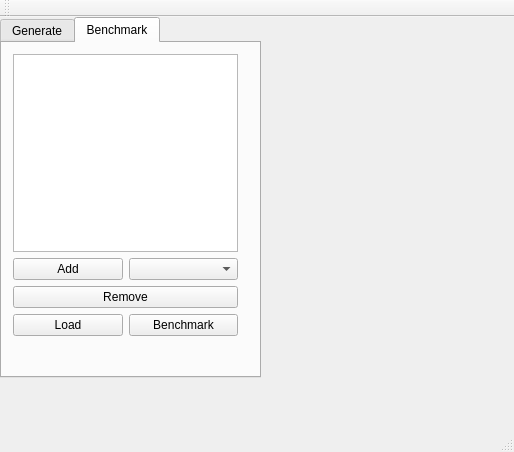
<?xml version="1.0" encoding="UTF-8"?>
<ui version="4.0">
    <class>MainWindow</class>
    <widget class="QMainWindow" name="MainWindow">
        <property name="geometry">
            <rect>
                <x>0</x>
                <y>0</y>
                <width>514</width>
                <height>452</height>
            </rect>
        </property>
        <property name="windowTitle">
            <string>MainWindow</string>
        </property>
        <widget class="QWidget" name="centralWidget">
            <widget class="QTabWidget" name="tabWidget">
                <property name="geometry">
                    <rect>
                        <x>0</x>
                        <y>0</y>
                        <width>261</width>
                        <height>361</height>
                    </rect>
                </property>
                <property name="currentIndex">
                    <number>1</number>
                </property>
                <widget class="QWidget" name="tab">
                    <attribute name="title">
                        <string>Generate</string>
                    </attribute>
                    <widget class="QWidget" name="">
                        <property name="geometry">
                            <rect>
                                <x>0</x>
                                <y>0</y>
                                <width>231</width>
                                <height>291</height>
                            </rect>
                        </property>
                        <layout class="QVBoxLayout" name="verticalLayout">
                            <item>
                                <layout class="QHBoxLayout" name="horizontalLayout">
                                    <item>
                                        <widget class="QLabel" name="label">
                                            <property name="text">
                                                <string>Your Dimension:</string>
                                            </property>
                                        </widget>
                                    </item>
                                    <item>
                                        <widget class="QSpinBox" name="dimensionBox"/>
                                    </item>
                                </layout>
                            </item>
                            <item>
                                <layout class="QHBoxLayout" name="horizontalLayout_2">
                                    <item>
                                        <widget class="QLabel" name="label_2">
                                            <property name="text">
                                                <string>Your Dist:</string>
                                            </property>
                                        </widget>
                                    </item>
                                    <item>
                                        <widget class="QComboBox" name="distBox"/>
                                    </item>
                                </layout>
                            </item>
                            <item>
                                <layout class="QHBoxLayout" name="horizontalLayout_3">
                                    <item>
                                        <widget class="QPushButton" name="generateButton">
                                            <property name="text">
                                                <string>Generate</string>
                                            </property>
                                        </widget>
                                    </item>
                                    <item>
                                        <widget class="QPushButton" name="insertButton">
                                            <property name="text">
                                                <string>Insert</string>
                                            </property>
                                        </widget>
                                    </item>
                                </layout>
                            </item>
                        </layout>
                    </widget>
                </widget>
                <widget class="QWidget" name="tab_2">
                    <attribute name="title">
                        <string>Benchmark</string>
                    </attribute>
                    <widget class="QWidget" name="">
                        <property name="geometry">
                            <rect>
                                <x>0</x>
                                <y>0</y>
                                <width>247</width>
                                <height>304</height>
                            </rect>
                        </property>
                        <layout class="QVBoxLayout" name="verticalLayout_3">
                            <item>
                                <layout class="QVBoxLayout" name="verticalLayout_2">
                                    <item>
                                        <widget class="QListWidget" name="listWidget"/>
                                    </item>
                                    <item>
                                        <layout class="QHBoxLayout" name="horizontalLayout_4">
                                            <item>
                                                <widget class="QPushButton" name="addButton">
                                                    <property name="text">
                                                        <string>Add</string>
                                                    </property>
                                                </widget>
                                            </item>
                                            <item>
                                                <widget class="QComboBox" name="choiceBox"/>
                                            </item>
                                        </layout>
                                    </item>
                                    <item>
                                        <layout class="QHBoxLayout" name="horizontalLayout_5">
                                            <item>
                                                <widget class="QPushButton" name="removeButton">
                                                    <property name="text">
                                                        <string>Remove</string>
                                                    </property>
                                                </widget>
                                            </item>
                                        </layout>
                                    </item>
                                </layout>
                            </item>
                            <item>
                                <layout class="QHBoxLayout" name="horizontalLayout_6">
                                    <item>
                                        <widget class="QPushButton" name="loadButton">
                                            <property name="text">
                                                <string>Load</string>
                                            </property>
                                        </widget>
                                    </item>
                                    <item>
                                        <widget class="QPushButton" name="benchmarkButton">
                                            <property name="text">
                                                <string>Benchmark</string>
                                            </property>
                                        </widget>
                                    </item>
                                </layout>
                            </item>
                        </layout>
                    </widget>
                </widget>
            </widget>
        </widget>
        <widget class="QMenuBar" name="menuBar">
            <property name="geometry">
                <rect>
                    <x>0</x>
                    <y>0</y>
                    <width>514</width>
                    <height>25</height>
                </rect>
            </property>
        </widget>
        <widget class="QToolBar" name="mainToolBar">
            <attribute name="toolBarArea">
                <enum>TopToolBarArea</enum>
            </attribute>
            <attribute name="toolBarBreak">
                <bool>false</bool>
            </attribute>
        </widget>
        <widget class="QStatusBar" name="statusBar"/>
    </widget>
    <layoutdefault spacing="6" margin="11"/>
    <resources/>
    <connections/>
</ui>
